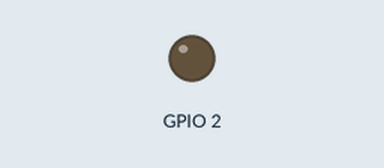
Simulated run of this sketch. Board: ESP32. On the bench: output pins drawn as LEDs (lit = HIGH). WiFi joins after 1.5 s; servers stay silent unless stated; random numbers use the default seed unless the sketch sets one; no MQTT or app messages arrive unless stated; what the sketch prints to the serial monitor is not drawn.

Above: at 0.1 s.
At 1.6 s:
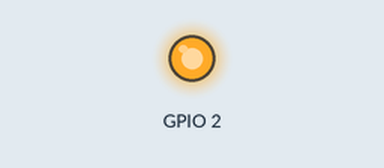
Timing chart, 0 to 3.1 s (numbered marks = the images above):
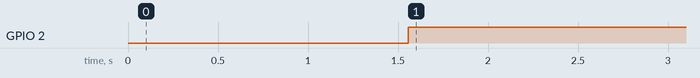

The sketch:

Aula14_MQTT.ino
```cpp
// Bibliotecas
#include <WiFi.h>          // Conexão com WiFi
#include <PubSubClient.h>  // Conexão com Broker

// Credenciais para acesso ao WiFi e Broker MQTT
const char* ssid = "XXXX";
const char* password = "XXXX";
const char* mqtt_server = "192.168.0.127";

// Passa parâmetros do WiFi para o MQTT e vice-versa
WiFiClient Andre_IoT;
PubSubClient client(Andre_IoT);

//Variáveis para o ESP32 publicar no Broker
int valor;

// Função somente para conexão com WiFi
void setup_wifi() {

  Serial.print("Connectando na rede: ");
  Serial.println(ssid);

  // WiFi.mode(WIFI_STA);
  WiFi.begin(ssid, password);

  while (WiFi.status() != WL_CONNECTED) {
    delay(500);
    Serial.print(".");
  }

  Serial.println("WiFi connectado");
  Serial.print("Endereco IP: ");
  Serial.println(WiFi.localIP());
  Serial.print("Endereco MAC: ");
  Serial.println(WiFi.macAddress());
}

// Função para conexão com MQTT
void reconnect() {
  // Loop until we're reconnected
  while (!client.connected()) {
    Serial.println("Tentando conexão com MQTT...");

    if (client.connect("Andre_IoT")) {
      Serial.println("Andre_IoT conectado ao Broker.");
    } else {
      Serial.println("Falha de conexão. Tentando reconectar.");
      delay(5000);
    }
  }
}

void setup() {
  Serial.begin(115200);
  setup_wifi();
  client.setServer(mqtt_server, 1883);
  pinMode(2, OUTPUT);
}

void conexao() {
  if (WiFi.status() == WL_CONNECTED) {
    digitalWrite(2, HIGH);
  } else {
    digitalWrite(2, LOW);
  }
}

void randomico() {
  valor = random(0, 100);
  // -------------Publicação MQTT-----------------
  //            | TÓPICO |       PAYLOAD         |
  client.publish("NUMERO", String(valor).c_str());
  delay(1000);
}

void loop() {
  reconnect();
  conexao();
  randomico();
}
```

Measured:
- by itself, GPIO 2: LOW → HIGH at 1.6 s
